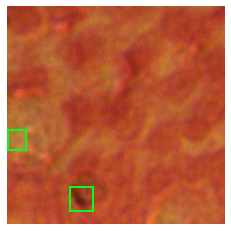
%> input picture Figures for (Local & Global) SSIM, IMSE, SNR, PSNR Computation/6-1/6-1E.png, 231 x 231 px; the run also reads 1 picture not shown here
$ octave Table_1_Image_Quality_Metrics_Computation.m   (GNU Octave 9; MATLAB toolbox functions it lacks are replaced by stand-ins)
%> lines starting %> are read from the running program, lines starting %| are printed output that depends on the picture
%% Read the images (to change between 6-1, 6-2 & 6-3)
ref = imread('6-1E.png');
%> ref is the input picture: size 231x231x3 uint8; mean R, G, B 187.4, 100.4, 67
A = imread('6-1GO.png');
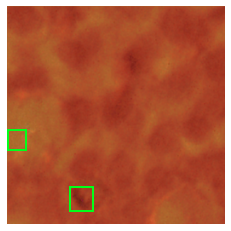
%> input picture Figures for (Local & Global) SSIM, IMSE, SNR, PSNR Computation/6-1/6-1GO.png, 231 x 231 px
%> A is the input picture: size 231x231x3 uint8; mean R, G, B 177.3, 93, 63
B = imread('6-1GU.png');

%% Calculate PSNR/SNR
[peaksnr, snr] = psnr(A, ref);
%> peaksnr = 26.9; snr = 21.66
[peaksnr2, snr2] = psnr(B, ref);
%> peaksnr2 = 29.72; snr2 = 24.48
fprintf('\n The O-net PSNR value is %0.4f', peaksnr);
%|  The O-net PSNR value is 26.9009
fprintf('\n The O-net SNR value is %0.4f \n', snr);
%|  The O-net SNR value is 21.6619
fprintf('\n The U-net PSNR value is %0.4f', peaksnr2);
%|  The U-net PSNR value is 29.7159
fprintf('\n The U-net SNR value is %0.4f \n', snr2);
%|  The U-net SNR value is 24.4768

%% Calculate IMSE (https://www.mathworks.com/help/images/ref/immse.html)
err = immse(A, ref);
%> err = 132.7
err2 = immse(B, ref);
%> err2 = 69.42
fprintf('\n The O-Net mean-squared error (IMSE) is %0.4f\n', err);
%|  The O-Net mean-squared error (IMSE) is 132.7373
fprintf('\n The U-Net mean-squared error (IMSE) is %0.4f\n', err2);
%|  The U-Net mean-squared error (IMSE) is 69.4215

%% Calculate SSIM (https://www.mathworks.com/help/images/ref/ssim.html)
[ssimval,ssimmap] = ssim(A,ref);
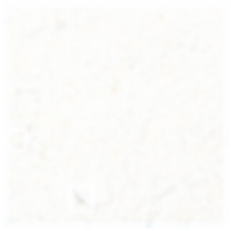
%> ssimmap: size 231x231x3 double; mean R, G, B 0.989, 0.988, 0.982
%> ssimval = 0.986
[ssimval2,ssimmap2] = ssim(B,ref);
%> ssimval2 = 0.99
ssimscore = squeeze(ssimval);
%> ssimscore = 0.986
ssimscore2 = squeeze(ssimval2);
%> ssimscore2 = 0.99
fprintf('\n The O-Net SSIM is %0.4f\n', ssimscore);
%|  The O-Net SSIM is 0.9863
fprintf('\n The U-Net SSIM is %0.4f\n', ssimscore2);
%|  The U-Net SSIM is 0.9901
